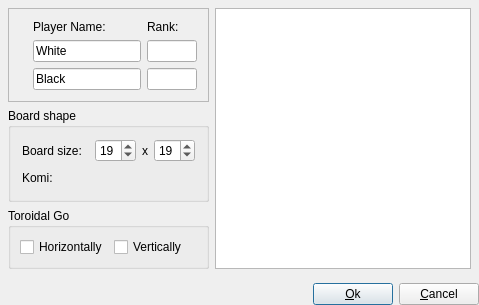
<?xml version="1.0" encoding="UTF-8"?>
<ui version="4.0">
 <class>NewVariantGameDialog</class>
 <widget class="QDialog" name="NewVariantGameDialog">
  <property name="windowTitle">
   <string>New Variant Game</string>
  </property>
  <layout class="QVBoxLayout" name="verticalLayout">
   <property name="leftMargin">
    <number>0</number>
   </property>
   <property name="topMargin">
    <number>0</number>
   </property>
   <property name="rightMargin">
    <number>0</number>
   </property>
   <property name="bottomMargin">
    <number>0</number>
   </property>
   <item>
    <layout class="QHBoxLayout" name="horizontalLayout_2">
     <property name="leftMargin">
      <number>8</number>
     </property>
     <property name="topMargin">
      <number>8</number>
     </property>
     <property name="rightMargin">
      <number>8</number>
     </property>
     <property name="bottomMargin">
      <number>8</number>
     </property>
     <item>
      <layout class="QVBoxLayout" name="verticalLayout_2">
       <item>
        <widget class="QFrame" name="Frame13">
         <property name="frameShape">
          <enum>QFrame::StyledPanel</enum>
         </property>
         <property name="frameShadow">
          <enum>QFrame::Raised</enum>
         </property>
         <layout class="QGridLayout">
          <property name="leftMargin">
           <number>11</number>
          </property>
          <property name="topMargin">
           <number>11</number>
          </property>
          <property name="rightMargin">
           <number>11</number>
          </property>
          <property name="bottomMargin">
           <number>11</number>
          </property>
          <property name="spacing">
           <number>6</number>
          </property>
          <item row="2" column="0">
           <widget class="QLabel" name="TextLabel2">
            <property name="text">
             <string/>
            </property>
            <property name="pixmap">
             <pixmap resource="q4go.qrc">:/images/stone_w16.png</pixmap>
            </property>
            <property name="wordWrap">
             <bool>false</bool>
            </property>
           </widget>
          </item>
          <item row="3" column="0">
           <widget class="QLabel" name="TextLabel1">
            <property name="text">
             <string/>
            </property>
            <property name="pixmap">
             <pixmap resource="q4go.qrc">:/images/stone_b16.png</pixmap>
            </property>
            <property name="wordWrap">
             <bool>false</bool>
            </property>
           </widget>
          </item>
          <item row="3" column="1">
           <widget class="QLineEdit" name="playerBlackEdit">
            <property name="text">
             <string>Black</string>
            </property>
           </widget>
          </item>
          <item row="1" column="1">
           <widget class="QLabel" name="TextLabel2_2">
            <property name="text">
             <string>Player Name:</string>
            </property>
            <property name="wordWrap">
             <bool>false</bool>
            </property>
           </widget>
          </item>
          <item row="2" column="1">
           <widget class="QLineEdit" name="playerWhiteEdit">
            <property name="text">
             <string>White</string>
            </property>
           </widget>
          </item>
          <item row="2" column="2">
           <widget class="QLineEdit" name="playerWhiteRkEdit">
            <property name="maximumSize">
             <size>
              <width>50</width>
              <height>16777215</height>
             </size>
            </property>
           </widget>
          </item>
          <item row="3" column="2">
           <widget class="QLineEdit" name="playerBlackRkEdit">
            <property name="maximumSize">
             <size>
              <width>50</width>
              <height>16777215</height>
             </size>
            </property>
           </widget>
          </item>
          <item row="1" column="2">
           <widget class="QLabel" name="TextLabel2_3">
            <property name="text">
             <string>Rank:</string>
            </property>
            <property name="wordWrap">
             <bool>false</bool>
            </property>
           </widget>
          </item>
         </layout>
        </widget>
       </item>
       <item>
        <widget class="QGroupBox" name="GroupBox14">
         <property name="title">
          <string>Board shape</string>
         </property>
         <layout class="QGridLayout">
          <property name="leftMargin">
           <number>11</number>
          </property>
          <property name="topMargin">
           <number>11</number>
          </property>
          <property name="rightMargin">
           <number>11</number>
          </property>
          <property name="bottomMargin">
           <number>11</number>
          </property>
          <property name="spacing">
           <number>6</number>
          </property>
          <item row="1" column="0">
           <layout class="QHBoxLayout">
            <property name="spacing">
             <number>6</number>
            </property>
            <property name="leftMargin">
             <number>0</number>
            </property>
            <property name="topMargin">
             <number>0</number>
            </property>
            <property name="rightMargin">
             <number>0</number>
            </property>
            <property name="bottomMargin">
             <number>0</number>
            </property>
            <item>
             <widget class="QLabel" name="TextLabel4">
              <property name="text">
               <string>Komi:</string>
              </property>
              <property name="wordWrap">
               <bool>false</bool>
              </property>
             </widget>
            </item>
            <item>
             <widget class="KomiSpinBox" name="komiSpin" native="true">
              <property name="minimumSize">
               <size>
                <width>20</width>
                <height>20</height>
               </size>
              </property>
              <property name="maximumSize">
               <size>
                <width>60</width>
                <height>32767</height>
               </size>
              </property>
              <property name="focusPolicy">
               <enum>Qt::StrongFocus</enum>
              </property>
              <property name="acceptDrops">
               <bool>true</bool>
              </property>
             </widget>
            </item>
           </layout>
          </item>
          <item row="0" column="0">
           <layout class="QHBoxLayout">
            <property name="spacing">
             <number>6</number>
            </property>
            <property name="leftMargin">
             <number>0</number>
            </property>
            <property name="topMargin">
             <number>0</number>
            </property>
            <property name="rightMargin">
             <number>0</number>
            </property>
            <property name="bottomMargin">
             <number>0</number>
            </property>
            <item>
             <widget class="QLabel" name="TextLabel3">
              <property name="text">
               <string>Board size:</string>
              </property>
              <property name="wordWrap">
               <bool>false</bool>
              </property>
             </widget>
            </item>
            <item>
             <spacer name="horizontalSpacer">
              <property name="orientation">
               <enum>Qt::Horizontal</enum>
              </property>
              <property name="sizeHint" stdset="0">
               <size>
                <width>0</width>
                <height>20</height>
               </size>
              </property>
             </spacer>
            </item>
            <item>
             <widget class="QSpinBox" name="xSizeSpin">
              <property name="minimum">
               <number>3</number>
              </property>
              <property name="maximum">
               <number>25</number>
              </property>
              <property name="value">
               <number>19</number>
              </property>
             </widget>
            </item>
            <item>
             <widget class="QLabel" name="label">
              <property name="sizePolicy">
               <sizepolicy hsizetype="Minimum" vsizetype="Preferred">
                <horstretch>0</horstretch>
                <verstretch>0</verstretch>
               </sizepolicy>
              </property>
              <property name="text">
               <string>x</string>
              </property>
             </widget>
            </item>
            <item>
             <widget class="QSpinBox" name="ySizeSpin">
              <property name="maximumSize">
               <size>
                <width>60</width>
                <height>32767</height>
               </size>
              </property>
              <property name="minimum">
               <number>4</number>
              </property>
              <property name="maximum">
               <number>36</number>
              </property>
              <property name="value">
               <number>19</number>
              </property>
             </widget>
            </item>
           </layout>
          </item>
         </layout>
        </widget>
       </item>
       <item>
        <widget class="QGroupBox" name="groupBox">
         <property name="title">
          <string>Toroidal Go</string>
         </property>
         <layout class="QHBoxLayout" name="horizontalLayout">
          <item>
           <widget class="QCheckBox" name="hTorusCheckBox">
            <property name="text">
             <string>Horizontally</string>
            </property>
           </widget>
          </item>
          <item>
           <widget class="QCheckBox" name="vTorusCheckBox">
            <property name="text">
             <string>Vertically</string>
            </property>
           </widget>
          </item>
         </layout>
        </widget>
       </item>
      </layout>
     </item>
     <item>
      <widget class="SizeGraphicsView" name="graphicsView">
       <property name="minimumSize">
        <size>
         <width>240</width>
         <height>0</height>
        </size>
       </property>
       <property name="lineWidth">
        <number>1</number>
       </property>
       <property name="verticalScrollBarPolicy">
        <enum>Qt::ScrollBarAlwaysOff</enum>
       </property>
       <property name="horizontalScrollBarPolicy">
        <enum>Qt::ScrollBarAlwaysOff</enum>
       </property>
       <property name="alignment">
        <set>Qt::AlignLeading|Qt::AlignLeft|Qt::AlignTop</set>
       </property>
       <property name="transformationAnchor">
        <enum>QGraphicsView::AnchorViewCenter</enum>
       </property>
      </widget>
     </item>
    </layout>
   </item>
   <item>
    <spacer name="verticalSpacer">
     <property name="orientation">
      <enum>Qt::Vertical</enum>
     </property>
     <property name="sizeHint" stdset="0">
      <size>
       <width>20</width>
       <height>0</height>
      </size>
     </property>
    </spacer>
   </item>
   <item>
    <layout class="QHBoxLayout">
     <property name="spacing">
      <number>6</number>
     </property>
     <property name="leftMargin">
      <number>0</number>
     </property>
     <property name="topMargin">
      <number>0</number>
     </property>
     <property name="rightMargin">
      <number>0</number>
     </property>
     <property name="bottomMargin">
      <number>0</number>
     </property>
     <item>
      <spacer name="Horizontal Spacing2">
       <property name="orientation">
        <enum>Qt::Horizontal</enum>
       </property>
       <property name="sizeType">
        <enum>QSizePolicy::Expanding</enum>
       </property>
       <property name="sizeHint" stdset="0">
        <size>
         <width>20</width>
         <height>20</height>
        </size>
       </property>
      </spacer>
     </item>
     <item>
      <widget class="QPushButton" name="buttonOk">
       <property name="text">
        <string>&amp;Ok</string>
       </property>
      </widget>
     </item>
     <item>
      <widget class="QPushButton" name="buttonCancel">
       <property name="text">
        <string>&amp;Cancel</string>
       </property>
      </widget>
     </item>
    </layout>
   </item>
  </layout>
 </widget>
 <customwidgets>
  <customwidget>
   <class>KomiSpinBox</class>
   <extends>QWidget</extends>
   <header location="global">komispinbox.h</header>
  </customwidget>
  <customwidget>
   <class>SizeGraphicsView</class>
   <extends>QGraphicsView</extends>
   <header>sizegraphicsview.h</header>
  </customwidget>
 </customwidgets>
 <tabstops>
  <tabstop>playerWhiteEdit</tabstop>
  <tabstop>playerBlackEdit</tabstop>
  <tabstop>xSizeSpin</tabstop>
  <tabstop>ySizeSpin</tabstop>
  <tabstop>komiSpin</tabstop>
  <tabstop>buttonOk</tabstop>
  <tabstop>buttonCancel</tabstop>
 </tabstops>
 <resources>
  <include location="q4go.qrc"/>
 </resources>
 <connections>
  <connection>
   <sender>buttonCancel</sender>
   <signal>clicked()</signal>
   <receiver>NewVariantGameDialog</receiver>
   <slot>reject()</slot>
   <hints>
    <hint type="sourcelabel">
     <x>20</x>
     <y>20</y>
    </hint>
    <hint type="destinationlabel">
     <x>20</x>
     <y>20</y>
    </hint>
   </hints>
  </connection>
  <connection>
   <sender>buttonOk</sender>
   <signal>clicked()</signal>
   <receiver>NewVariantGameDialog</receiver>
   <slot>accept()</slot>
   <hints>
    <hint type="sourcelabel">
     <x>20</x>
     <y>20</y>
    </hint>
    <hint type="destinationlabel">
     <x>20</x>
     <y>20</y>
    </hint>
   </hints>
  </connection>
 </connections>
</ui>
